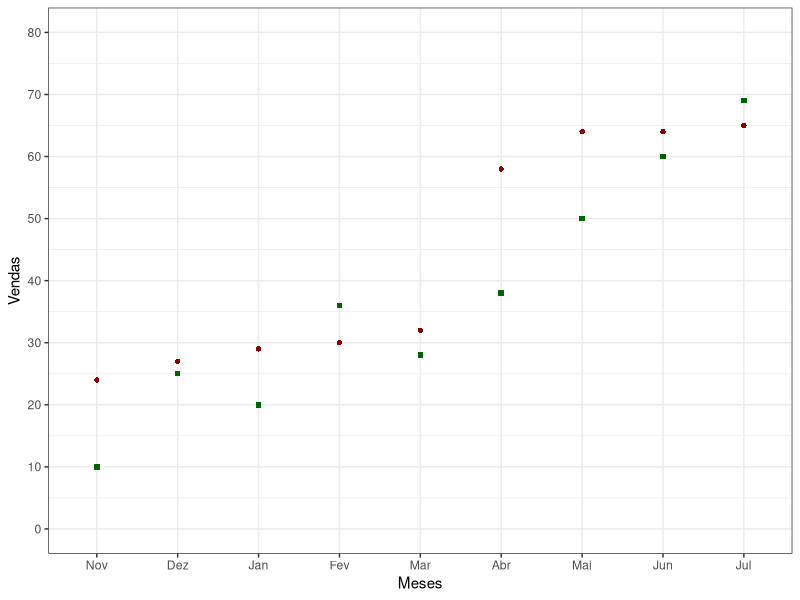

Here is the R script that generated this plot: (Note: this script raises an error after producing the figure.)
## ---- chunk 1
knitr::opts_chunk$set(echo = TRUE)
## ---- chunk 2
library(readr)
promocional <- data.frame(read_csv(file = "cardapio_promocional.csv"))
regular <- data.frame(read_csv(file = "cardapio_regular.csv"))

variancia <- function(dados){
  return(sum((dados - mean(dados)) ^ 2)/length(dados))
}

desvio_padrao <- function(dados){
  return(sqrt(sum((dados - mean(dados)) ^ 2)/length(dados)))
}

coef_disp <- function(dados){
  desvio <- sqrt(sum((dados - mean(dados)) ^ 2)/length(dados))
  media <- mean(dados)
  return(desvio / media)
}
moda <- function(dados) {
  tabela <- table(as.vector(dados))
  return(names(tabela)[tabela == max(tabela)])
}
## ---- chunk 3
correl_pearson <- function(vetor1, vetor2){
  resultado <- sum((vetor1 - mean(vetor1)) * (vetor2 - mean(vetor2))) / 
    (sqrt(sum((vetor1 - mean(vetor1)) ^ 2)) * sqrt(sum((vetor2 - mean(vetor2)) ^ 2)))
  return(resultado)
}
feijoada <- c(24, 27, 29, 30, 32, 58, 64, 64, 65)
caipirinha <- c(10, 25, 20, 36, 28, 38, 50, 60, 69)
## ---- chunk 4
library(forcats)
meses <- c("Nov", "Dez", "Jan", "Fev", "Mar", "Abr", "Mai", "Jun", "Jul")
dados <- data.frame(as_factor(meses))
names(dados) <- c("Meses")
dados$Feijoada <- feijoada
dados$Caipirinha <- caipirinha
library(ggplot2)
library(dplyr)
ggplot() +
  geom_point(aes(x = dados$Meses, y = dados$Feijoada), color = "dark red", shape = 16) +

  geom_point(aes(x = dados$Meses, y = dados$Caipirinha), color = "dark green", shape = 15) +
  labs(x = "Meses", y = "Vendas") +
  scale_y_continuous(limits = c(0, 80), breaks = seq(0, 80, 10)) +
  theme_bw()
## ---- chunk 5
print("Carregando a base de dados chefs")
chefs <- read.csv(file = "Chefs.csv", header = TRUE, sep = ";")
# Renomeando colunas para remover os acentos
names(chefs)[3] <- "Salario"
names(chefs)[4] <- "Formacao"
names(chefs)[5] <- "Carga_horaria"
names(chefs)[6] <- "Qtde_pratos"
names(chefs)[9] <- "Localizacao"
names(chefs)[10] <- "Tipo_cardapio"

print("Arrumando valores inconsistentes da base chefs...")
# median e mean retornam NA quando existe algum valor NA na entrada.
# É preciso colocar o atributo na.rm = TRUE para ignorar esses valores
# e resultar em um número

# Trocando NA pela mediana dos salários
chefs$Salario[is.na(chefs$Salario)] <- median(chefs$Salario, na.rm = TRUE)
# Trocando NA pela média da carga horária
chefs$Carga_horaria[is.na(chefs$Carga_horaria)] <- mean(chefs$Carga_horaria, na.rm = TRUE)
# Trocando valor muito alto pela média
chefs$Lucratividade[chefs$Lucratividade > 100000] <- mean(chefs$Lucratividade[chefs$Lucratividade <= 100000])
# Trocando valor inconsistente pela mediana da capacidade
chefs$Capacidade[chefs$Capacidade < 10] <- median(chefs$Capacidade[chefs$Capacidade >= 10])
# Ordenando categorias
print("Ordenando variáveis categóricas")
ordered(chefs$Formacao, c("Nenhuma", "Fundamental", "Médio", "Superior", "Pós-graduação"))
# Verificando o coeficiente de correlação Pearson entre a lucratividade e o saldo
# Primeiro cria-se uma versão numérica para o saldo
saldo <- c(rep(0, 11))
saldo[chefs$Saldo == "+"] <- +1
saldo[chefs$Saldo == "-"] <- -1
# Cria-se uma versão da lucratividade apenas com os sinais
lucratividade <- sign(chefs$Lucratividade)
# Conferindo o coeficiente Pearson, se for 1 remove a coluna Saldo
if (cor(saldo, lucratividade) == 1){
# Removendo a coluna Saldo
  print("Removendo coluna redundante")
  chefs <- chefs[-12]
}
remove(lucratividade, saldo)
# Criando matrizes para transformar valores categóricos em numéricos
print("Transformando categorias em números")
linhas <- as.numeric(max(row(chefs)))
# Formação
formacao <- matrix(rep(0, linhas), nrow = linhas, ncol = 1)
formacao[chefs$Formacao == "Nenhuma"] <- 1
formacao[chefs$Formacao == "Fundamental"] <- 2
formacao[chefs$Formacao == "Médio"] <- 3
formacao[chefs$Formacao == "Superior"] <- 4
formacao[chefs$Formacao == "Pós-graduação"] <- 5
# Vinhos
vinhos <- matrix(rep(0, linhas), nrow = linhas, ncol = 1)
vinhos[chefs$Vinhos == "Sim"] <- 1
# Localização
localizacao <- matrix(rep(0, linhas * 6), nrow = linhas, ncol = 6)
localizacao[chefs$Localizacao == "Aeroportuário", 1] <- 1
localizacao[chefs$Localizacao == "Bairro", 2] <- 1
localizacao[chefs$Localizacao == "Centro", 3] <- 1
localizacao[chefs$Localizacao == "Portuário", 4] <- 1
localizacao[chefs$Localizacao == "Rodoviário", 5] <- 1
localizacao[chefs$Localizacao == "Zona rural", 6] <- 1
# Cardápio
cardapio <- matrix(rep(0, linhas * 12), nrow = linhas, ncol = 12)
cardapio[chefs$Tipo_cardapio == "Argentino", 1] <- 1
cardapio[chefs$Tipo_cardapio == "Carnes", 2] <- 1
cardapio[chefs$Tipo_cardapio == "Espanhol", 3] <- 1
cardapio[chefs$Tipo_cardapio == "Francês", 4] <- 1
cardapio[chefs$Tipo_cardapio == "Internacional", 5] <- 1
cardapio[chefs$Tipo_cardapio == "Italiano", 6] <- 1
cardapio[chefs$Tipo_cardapio == "Mediterrâneo", 7] <- 1
cardapio[chefs$Tipo_cardapio == "Mexicano", 8] <- 1
cardapio[chefs$Tipo_cardapio == "Oriental", 9] <- 1
cardapio[chefs$Tipo_cardapio == "Pizza", 10] <- 1
cardapio[chefs$Tipo_cardapio == "Português", 11] <- 1
cardapio[chefs$Tipo_cardapio == "Regional", 12] <- 1
chefs_novo <- as.data.frame(cbind(chefs$Idade, chefs$Salario, formacao, chefs$Carga_horaria, chefs$Qtde_pratos, vinhos, chefs$Capacidade, localizacao, cardapio, chefs$Lucratividade))
names(chefs_novo) <- c("Idade", "Salario", "Formacao", "Carga_horaria", "Qtde_pratos", "Vinhos", "Capacidade", "Aeroportuario", "Bairro", "Centro", "Portuario", "Rodoviario", "Zona_rural", "Argentino", "Carnes", "Espanhol", "Frances", "Internacional", "Italiano", "Mediterraneo", "Mexicano", "Oriental", "Pizza", "Portugues", "Regional", "Lucratividade")
print("Processo finalizado")
## ---- chunk 6
min.max <- function(vetor, min, max){
  return((vetor - min) / (max(vetor) - min(vetor)) * (max - min) + min)
}
